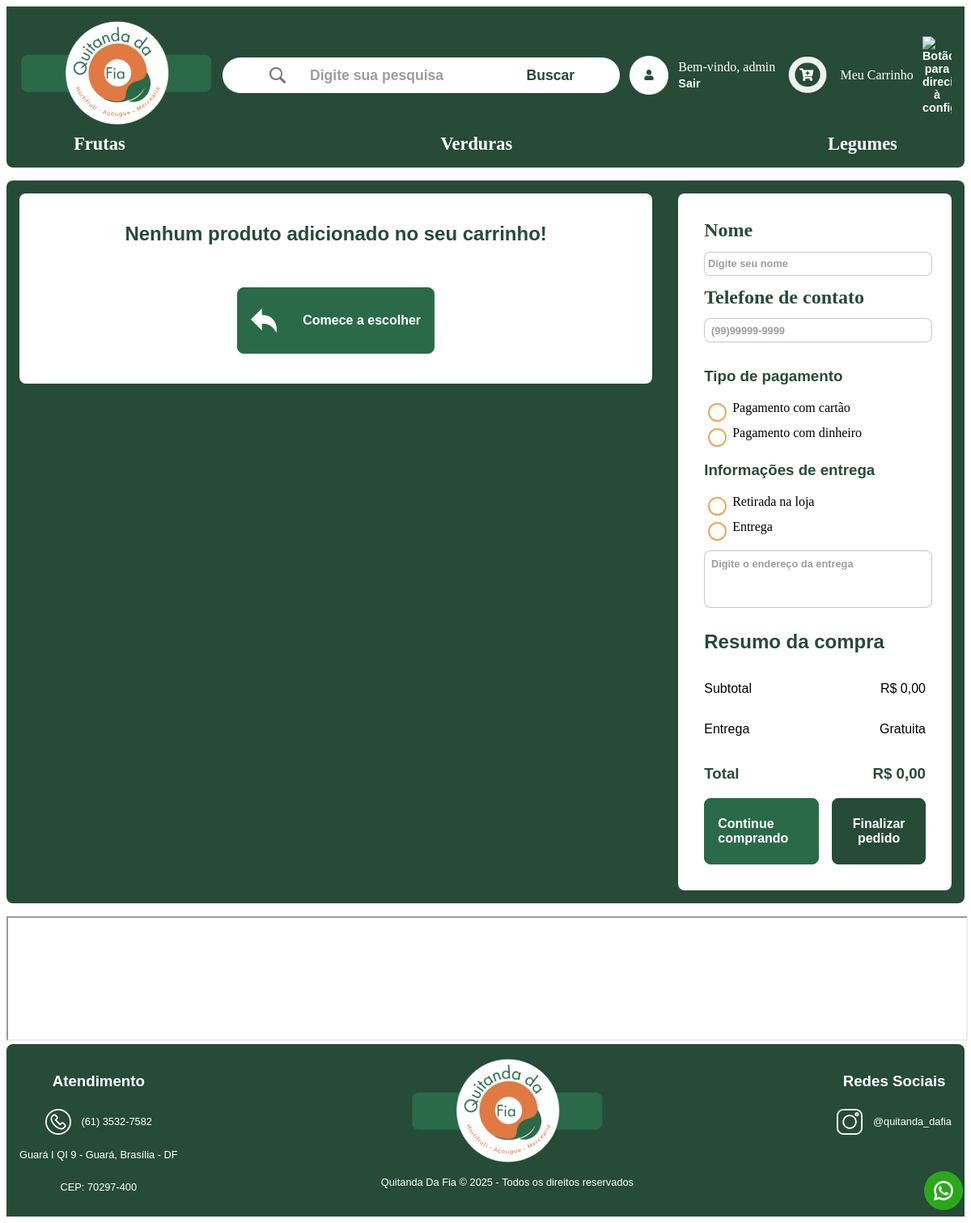
Screenshot of /carrinho/ (signed in) with the database file from the repository.
### base/models.py (models this page shows, shortened)
class Category(models.Model):
    id = models.CharField(
        max_length=50,
        primary_key=True,
        default=uuid4,
        editable=False
    )
    name = models.CharField(max_length=50, null=False)
    created_at = models.DateTimeField(auto_now_add=True)
    updated_at = models.DateTimeField(auto_now=True)
    edited_by = models.CharField(max_length=100, null=False)

### base/views.py (the view)
# urls.py: path('carrinho/', shopping_cart, name='carrinho'),
@login_required(login_url='login')
def shopping_cart(request):
    cart = ShoppingCart.objects.filter(user=request.user, deleted_at__isnull=True).first()
    if not cart:
        return render(request, 'base/shopping_cart.html', {'cart': None, 'items': []})
    items = cart.items.select_related('product')
    total = 0
    for item in items:
        total += item.product.price * item.quantity  # Multiplicando o preço pelo número de itens
    return render(request, 'base/shopping_cart.html', {'cart': cart, 'items': items, 'total': total})

### base/context_processors.py (called while the page is built)
def menu_categories(request):
    return {'categories': Category.objects.all()}

### base/templates/base/shopping_cart.html (shortened to what this page needs)
{% extends 'base/base.html' %}
{% load static %}
{% block content %}
    <div id="container">
        <div id="ordered_products">
            {% if items %}
                {% for item in items %}
                    <div class="product_added">
                        <img id="product_image" src="{{ item.product.image }}" alt="Imagem do produto {{ item.product.name }}">
                        <div id="product_information_shopping_cart">
                            <p class="text_green">{{ item.product.name }}</p>
                            <p class="text_gray">{{ item.quantity }}</p>
                            <p class="text_green">R${{ item.product.price|floatformat:2 }}</p>
                        </div>
                        <div id="amount">
                            <form method="POST" action="{% url 'remove_from_cart' item.id %}">
                                {% csrf_token %}
                                <button type="submit" class="btn_adjust_quantity">
                                    <img src="{% static 'img/subtraction.png' %}" alt="Reduzir quantidade">
                                </button>
                            </form>
                            <p class="current_quantity">{{ item.quantity }}</p>
                            <form method="POST" action="{% url 'add_to_cart' item.product.id %}">
                                {% csrf_token %}
                                <button type="submit" class="btn_adjust_quantity">
                                    <img src="{% static 'img/sum.png' %}" alt="Aumentar quantidade">
                                </button>
                            </form>
                        </div>
                    </div>
                {% endfor %}
            {% else %}
                <div id="no_product_added">
                    <h2>Nenhum produto adicionado no seu carrinho!</h2>
                    <div>
                        <a href="{% url 'home' %}" class="shopping_cart_to_home_page">
                            <img src="{% static 'img/return.png' %}" alt="Seta para voltar à tela inicial">
                            <p>Comece a escolher</p>
                        </a>
                    </div>
                </div>
            {% endif %}
        </div>
        <div id="order_information">
            <form action="{% url 'checkout' %}" method="POST">
                <label class="main_label" for="name">Nome</label>
                <input type="text" class="input-text-shopping-cart" id="name" name="name" placeholder="Digite seu nome" required>
                <label class="main_label" for="tel_number">Telefone de contato</label>
                <input type="tel" id="tel_number" name="tel_number" placeholder="(99)99999-9999" required>
                <h3>Tipo de pagamento</h3>
                <div id="payment">
                    <div class="payment_info">
                    <input type="radio" name="payment" id="payment_card" value="card">
                    <label for="payment_card">Pagamento com cartão</label>
                    </div>
                    <div class="payment_info">
                    <input type="radio" name="payment" id="payment_cash" value="cash">
                    <label for="payment_cash">Pagamento com dinheiro</label>
                    </div>
                </div>
                <div id="delivery">
                    <h3>Informações de entrega</h3>
                    <div class="delivery_choice">
                        <input type="radio" name="delivery" id="pickup" value="Retirada">
                        <label for="pickup">Retirada na loja</label>
                    </div>
                    <div class="delivery_choice">
                        <input type="radio" name="delivery" id="delivery" value="Entrega">
                        <label for="delivery">Entrega</label>
                    </div>
                    <div>
                        <input type="text" class="input-text-shopping-cart" name="address" id="address" placeholder="Digite o endereço da entrega">
                    </div>
                </div>
                <h2>Resumo da compra</h2>
                <div class="elements_side_by_side">
                    <p>Subtotal</p>
                    <p>R$ {{ total|floatformat:2 }}</p>
                </div>
                <div class="elements_side_by_side">
                    <p>Entrega</p>
                    <p>Gratuita</p>
                </div>
                <div class="elements_side_by_side">
                    <h3>Total</h3>
                    <h3>R$ {{ total|floatformat:2 }}</h3>
                </div>
                <div class="elements_side_by_side">
                    <a href="{% url 'home' %}" class="shopping_cart_to_home_page"><p>Continue comprando</p></a>
                    <button type="submit" id="finalize_order">Finalizar pedido</button>
                </div>
            </form>
        </div>
    </div>
{% endblock %}

### base/templates/base/base.html (shortened to what this page needs)
<!doctype html>
<html lang="pt-br">
    <head>
        {% load static %}
        <link rel="stylesheet" href="{% static 'css/style_base.css' %}">
        <link rel="stylesheet" href="{% static 'css/style.css' %}">
        <link rel="stylesheet" href="{% static 'css/style_registration.css' %}">
    </head>
    <body>
        <header>
            <div id="header-content">
                <a href="{% url 'home' %}" id="logo-button-header">
                    <img src="{% static 'img/logo.png' %}" alt="Logo da Quitanda da Fia">
                </a>
                <div id="search-bar">
                    <form action="{% url 'busca' %}" method="get" id="search-bar-content">
                        <img src="{% static 'img/magnifier.png' %}" alt="Lupa do campo de pesquisa">
                        <input
                            type="text"
                            name="q"
                            placeholder="Digite sua pesquisa">
                        <button id="search-button">Buscar</button>
                    </form>
                </div>
                <div>
                    {% if request.user.is_authenticated %}
                        <div class="sign-in-button">
                            <img src="{% static 'img/sign-in_button.png' %}" alt="Botão para direcionar ao login">
                            <div id="sign-in-menu">
                                Bem-vindo, {{ request.user.get_full_name|default:request.user.username }}
                                <form action="{% url 'logout' %}" method="post">
                                    <button type="submit">
                                        <span>Sair</span>
                                    </button>
                                </form>
                            </div>
                        </div>
                    {% else %}
                        <a href="{% url 'login' %}" class="sign-in-button" id="hover-sign-in-button">
                            <img src="{% static 'img/sign-in_button.png' %}" alt="Botão para direcionar ao carrinho">
                            Entre ou Cadastra-se
                        </a>
                    {% endif %}
                </div>
                <div id="cart-info">
                    <a href="{% url 'carrinho' %}" id="cart-button">
                        <img src="{% static 'img/cart_button.png' %}" alt="Botão para direcionar ao carrinho">
                        Meu Carrinho
                    </a>
                </div>
                <div id="redirect-edit">
                    {% if request.user.is_superuser %}
                        <form action="{% url 'admin_config_page' %}">
                            <button title="Configurações">
                                <img src="{% static 'img/icon-configuration.png' %}" alt="Botão para direcionar à configuração">
                            </button>
                        </form>
                    {% endif %}
                </div>
            </div>
            <nav id="categories">
                {% for category in categories%}
                    <a href="/#{{ category.name|lower|slugify }}" id="category">{{ category.name }}</a>
                {% endfor %}
            </nav>
        </header>
        {% block content %}
        {% endblock %}
        <div id="floating-icon">
            <a href="https://wa.me/+5561998468405" target="_blank">
              <img id="whatsapp-icon" src="{% static 'img/whatsapp.png' %}" alt="Entre em contato pelo nosso WhatsApp: (61) 99846-8405">
            </a>
        </div>
        <footer>
            <div id="map-footer">
                <iframe src="https://www.google.com/maps/embed?pb=!1m14!1m8!1m3!1d15354.67248789388!2d-47.97755!3d-15.8214441!3m2!1i1024!2i768!4f13.1!3m3!1m2!1s0x935a31fbaf04a2cb%3A0x90a20c40236d5cf4!2sQuitanda%20da%20Fia!5e0!3m2!1spt-BR!2sbr!4v1723405031912!5m2!1spt-BR!2sbr"></iframe>
            </div>
            <div id="container-footer">
                <div class="content-footer">
                    <h3>Atendimento</h3>
                    <div class="contact">
                        <a href="tel:+556135327582" target="_blank">
                            <img class="contact-icons" src="{% static 'img/telephone.png' %}" alt="Ligue para nós">
                            <p>(61) 3532-7582</p>
                        </a>
                    </div>
                    <p>Guará I QI 9 - Guará, Brasília - DF</p>
                    <p>CEP: 70297-400</p>
                </div>
                <div class="content-footer">
                    <a href="{% url 'home' %}" id="logo-button-footer">
                        <img src="{% static 'img/logo.png' %}" alt="Logo da Quitanda da Fia">
                    </a>
                    <p>Quitanda Da Fia &copy; 2025 - Todos os direitos reservados</p>
                </div>
                <div class="content-footer">
                    <h3>Redes Sociais</h3>
                    <div class="contact">
                        <a href="https://www.instagram.com/quitanda_dafia/" target="_blank">
                            <img class="contact-icons" src="{% static 'img/instagram.png' %}" alt="Instagram">
                            <p>@quitanda_dafia</p>
                        </a>
                    </div>
                </div>
            </div>
        </footer>
    </body>
</html>

### base/static/css/style_base.css (style rules this page uses)
p, h1, h2, h3 { font-family: 'Rawline', sans-serif; }
html { scroll-behavior: smooth; }
Header, Footer { z-index: 2; }
body { margin: 1; }
header { background-color: #264B37; display: flex; flex-direction: column; border-radius: 0 0 8px 8px; }
#logo-button-header { background: none; border: none; padding: 0; margin: 0; cursor: pointer; color: #264B37; }
#logo-button-header img { width: 15em; }
#header-content { display: flex; justify-content: space-between; align-items: center; padding: 1em; margin-bottom: -3.2em; }
#search-bar { background-color: #ffffff; padding: 0.6em 3.5em 0.6em 3.5em; border-radius: 3em; }
#search-bar-content { display: flex; justify-content: space-between; align-items: center; gap: 1.6em; }
#search-bar img { width: 1.5em; }
input { border: none; font-size: 1.1em; font-weight: 600; opacity: 0.7; outline: none; }
#search-button { background: none; border: none; padding: 0; margin: 0; cursor: pointer; color: #264B37; font-size: 1.1em; font-weight: bold; }
#cart-button, .sign-in-button { background: none; border: none; padding: 0; margin: 0; color: #ffffff; display: flex; align-items: center; justify-content: space-between; gap: 0.8em; text-decoration: none; }
#cart-button img { width: 3.5em; }
.sign-in-button img { width: 3em; }
#sign-in-menu { display: flex; flex-direction: column; gap: 0.1rem; }
#sign-in-menu button, #redirect-edit button { cursor: pointer; }
#redirect-edit img { width: 2.5em; }
#sign-in-menu button, #redirect-edit button { background: none; border: none; padding: 0; margin: 0; cursor: pointer; color: #fff; font-size: 0.9em; font-weight: bold; }
#redirect-edit button { display: flex; align-items: center; gap: 0.4em; }
#categories { display: flex; justify-content: space-between; padding: 1em; align-items: center; }
#category { display: flex; padding: 1em 3em 0em 3em; font-size: 1.4em; color: #ffffff; text-decoration: none; font-weight: bolder; }
iframe { width: 100%; }
#container-footer { background-color: #264B37; border-radius: 8px 8px 0 0; display: flex; flex-direction: row; justify-content: space-between; padding: 1em; align-items: flex-start; }
#container-footer h3, #container-footer p { color: #ffffff; }
#container-footer p { font-size: 0.8em; }
.content-footer { display: flex; flex-direction: column; align-items: center; justify-content: center; }
.contact-icons { width: 2em; }
#logo-button-footer { background: none; border: none; padding: 0; margin: 0; cursor: pointer; color: #264B37; }
#logo-button-footer img { width: 15em; }
#container-footer a { text-decoration: none; display: flex; align-items: center; gap: 0.8em; }
#floating-icon { margin: 0 auto; background-color: #ffffff; position: relative; z-index: 1; }
#whatsapp-icon { position: fixed; bottom: 1em; right: 0.6em; width: 3em; height: 3em; z-index: 999; cursor: pointer; }
#container { background-color: #264B37; border-radius: 8px; margin: 1em 0 1em 0; display: flex; justify-content: space-between; }

### rows the page displays
Category: name "Frutas"
Category: name "Verduras"
Category: name "Legumes"

### other values shown
{{ request.user.get_full_name|default:request.user.username }} "admin"
{{ total|floatformat:2 }} "0,00"
